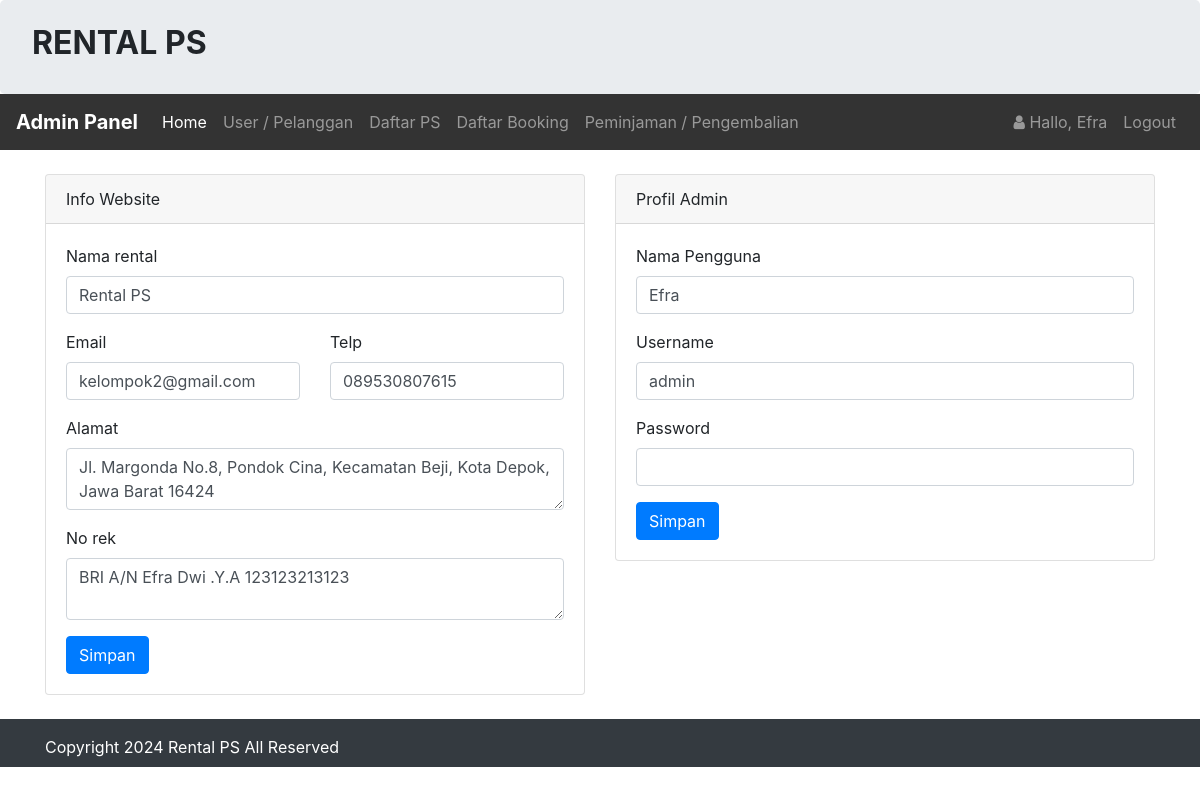
Page /admin/index.php (signed in) on the committed database.
### tables this page shows
CREATE TABLE `infoweb` (
  `id` int(11) NOT NULL,
  `nama_rental` varchar(255) DEFAULT NULL,
  `telp` varchar(15) DEFAULT NULL,
  `alamat` text DEFAULT NULL,
  `email` varchar(255) DEFAULT NULL,
  `no_rek` text DEFAULT NULL,
  `updated_at` timestamp NOT NULL DEFAULT current_timestamp()
);

### koneksi/koneksi.php (called while the page is built, shortened)
<?php
    $user = 'root';
    $pass = '';
    $koneksi = new PDO("mysql:host=localhost;dbname=rental_ps", $user, $pass);
    $url = "http://localhost/rental_ps/";
    $sql_web = "SELECT * FROM infoweb WHERE id = 1";
    $row_web = $koneksi->prepare($sql_web);
    $row_web->execute();
    $info_web = $row_web->fetch(PDO::FETCH_OBJ);
?>

### admin/index.php (the view, shortened to what this page needs)
<?php
    require '../koneksi/koneksi.php';
    $title_web = 'Dashboard';
    include 'header.php';
?>
<div class="container mt-4">
    <div class="row">
        <div class="col-sm-6">
            <div class="card">
                <div class="card-header">
                    Info Website
                </div>
                <div class="card-body">
                    <form action="" method="post">
                        <?php
                            $sql = "SELECT * FROM infoweb WHERE id = 1";
                            $row = $koneksi->prepare($sql);
                            $row->execute();
                            $edit = $row->fetch(PDO::FETCH_OBJ);
                        ?>
                        <div class="form-group">
                            <label for="">Nama rental</label>
                            <input type="text" class="form-control" value="<?= $edit->nama_rental;?>" name="nama_rental" id="nama_rental" placeholder=""/>
                        </div>
                        <div class="row">
                            <div class="col-sm-6">
                                <div class="form-group">
                                    <label for="">Email</label>
                                    <input type="text" class="form-control" value="<?= $edit->email;?>" name="email" id="email" placeholder=""/>
                                </div>
                            </div>
                            <div class="col-sm-6">
                                <div class="form-group">
                                    <label for="">Telp</label>
                                    <input type="text" class="form-control" value="<?= $edit->telp;?>" name="telp" id="telp" placeholder=""/>
                                </div>
                            </div>
                        </div>
                        <div class="form-group">
                            <label for="">Alamat</label>
                            <textarea class="form-control" name="alamat" id="alamat" placeholder=""><?= $edit->alamat;?></textarea>
                        </div>
                        <div class="form-group">
                            <label for="">No rek</label>
                            <textarea class="form-control" name="no_rek" id="no_rek" placeholder=""><?= $edit->no_rek;?></textarea>
                        </div>
                        <button type="submit" class="btn btn-primary">
                            Simpan
                        </button>
                    </form>
                </div>
            </div>
        </div>
        <div class="col-sm-6">
            <div class="card">
                <div class="card-header">
                    Profil Admin
                </div>
                <div class="card-body">
                    <form action="" method="post">
                    <?php
                        $id =  $_SESSION["USER"]["id_login"];
                        $sql = "SELECT * FROM login WHERE id_login = ?";
                        $row = $koneksi->prepare($sql);
                        $row->execute(array($id));
                        $edit_profil = $row->fetch(PDO::FETCH_OBJ);
                    ?>
                        <div class="form-group">
                            <label for="">Nama Pengguna</label>
                            <input type="text" class="form-control" value="<?= $edit_profil->nama_pengguna;?>" name="nama_pengguna" id="nama_pengguna" placeholder=""/>
                        </div>
                        <div class="form-group">
                            <label for="">Username</label>
                            <input type="text" required class="form-control" value="<?= $edit_profil->username;?>" name="username" id="username" placeholder=""/>
                        </div>
                        <div class="form-group">
                            <label for="">Password</label>
                            <input type="password" required class="form-control" value="" name="password" id="password" placeholder=""/>
                        </div>
                        <button type="submit" class="btn btn-primary">
                            Simpan
                        </button>
                    </form>
                </div>
            </div>
        </div>
    </div>
</div>
<?php include 'footer.php';?>

### admin/header.php (shortened to what this page needs)
<?php
    $id_login = $_SESSION['USER']['id_login'];
    $row = $koneksi->prepare("SELECT * FROM login WHERE id_login=?");
    $row->execute(array($id_login));
    $hasil_login = $row->fetch();
?>
<!doctype html>
<html lang="en">
  <head>
    <link rel="stylesheet" href="<?php echo $url;?>assets/css/bootstrap.css" >
    <link rel="stylesheet" href="<?php echo $url;?>assets/css/font-awesome.css" >
  </head>
  <body>
    <div class="jumbotron pt-4 pb-4">
        <div class="row">
            <div class="col-sm-8">
                <h2><b style="text-transform:uppercase;"><?= $info_web->nama_rental;?> </b></h2>
            </div>
        </div>
    </div>
    <nav class="navbar navbar-expand-lg navbar-dark" style="background-color: #333;">
        <a class="navbar-brand" href="<?php echo $url;?>admin/"><b>Admin Panel</b></a>
        <div class="collapse navbar-collapse" id="collapsibleNavId">
            <ul class="navbar-nav mr-auto mt-2 mt-lg-0">
                <li class="nav-item <?php if($title_web == 'Dashboard'){ echo 'active';}?>">
                    <a class="nav-link" href="<?php echo $url;?>admin/">Home <span class="sr-only">(current)</span></a>
                </li>
                <li class="nav-item <?php if($title_web == 'User'){ echo 'active';}?>">
                    <a class="nav-link" href="<?php echo $url;?>admin/user/index.php">User / Pelanggan</a>
                </li>
                <li class="nav-item <?php if($title_web == 'Daftar PS'){ echo 'active';}?>
                <?php if($title_web == 'Tambah ps'){ echo 'active';}?>
                <?php if($title_web == 'Edit ps'){ echo 'active';}?>">
                    <a class="nav-link" href="<?php echo $url;?>admin/ps/PS.php">Daftar PS</a>
                </li>
                <li class="nav-item <?php if($title_web == 'Daftar Booking'){ echo 'active';}?>
                <?php if($title_web == 'Konfirmasi'){ echo 'active';}?>">
                    <a class="nav-link" href="<?php echo $url;?>admin/booking/booking.php">Daftar Booking</a>
                </li>
                <li class="nav-item <?php if($title_web == 'Peminjaman'){ echo 'active';}?>">
                    <a class="nav-link" href="<?php echo $url;?>admin/peminjaman/peminjaman.php">Peminjaman / Pengembalian</a>
                </li>
            </ul>
            <ul class="navbar-nav my-2 my-lg-0">
                <li class="nav-item">
                    <a class="nav-link" href="#">
                        <i class="fa fa-user"> </i> Hallo, <?php echo $hasil_login['nama_pengguna'];?>
                    </a>
                </li>
                <li class="nav-item">
                    <a class="nav-link" onclick="return confirm('Apakah anda ingin logout ?');" href="<?php echo $url;?>admin/logout.php">Logout</a>
                </li>
            </ul>
        </div>
    </nav>

### admin/footer.php (shortened to what this page needs)
    <div class="footer mt-4 bg-dark text-white pt-3 pb-2">
      <div class="container">
        Copyright <?= date('Y');?> <?= $info_web->nama_rental;?> All Reserved
      </div>
    </div>
  </body>
</html>

### rows in the picture
infoweb: nama_rental "RENTAL PS", nama_rental "Rental PS", email "kelompok2@gmail.com", telp "089530807615", alamat "Jl. Margonda No.8, Pondok Cina, Kecamatan Beji, Kota Depok, Jawa Barat 16424", no_rek "BRI A/N Efra Dwi .Y.A 123123213123"

### other values in the picture
$hasil_login['nama_pengguna'] "Efra"
